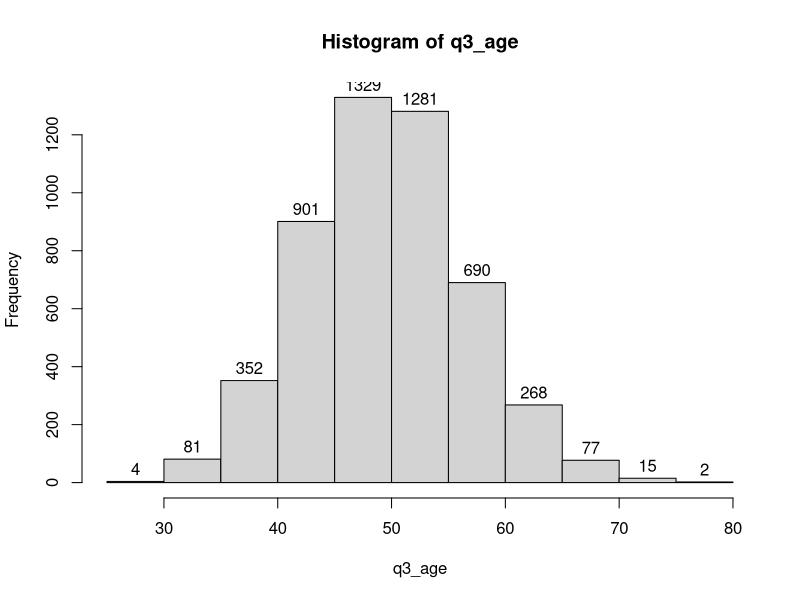

The R script that drew this image:
## ---- chunk 1
knitr::opts_chunk$set(echo = TRUE)
library(tidyverse)
## ---- chunk 2
q2_gender <- sample(x = c("Male","Female","Other"),
                 size = 5000,
                 prob = c(.48,.51,.01),
                 replace = TRUE)
## ---- chunk 3
q3_age <- rpois(n = 5000, lambda = 50)

hist(q3_age, labels = TRUE) # Plot histogram, show value labels
summary(q3_age)
## ---- chunk 4
sim_data <- tibble(ID = 1:5000,
                   Q2_GENDER = q2_gender,
                   Q3_AGE = q3_age)
## ---- chunk 5
snack_data <- tibble(ID = 1:5000,
                     Q2_GENDER = q2_gender,
                     Q3_AGE = q3_age,
                     PRELUN_1 = sample(x = c(0,1), 5000, replace = TRUE, prob = c(.45, .55)), # Jaffa
                     PRELUN_2 = sample(x = c(0,1), 5000, replace = TRUE, prob = c(.65, .35)), # Tea Biscuits
                     PRELUN_3 = sample(x = c(0,1), 5000, replace = TRUE), # Posh chocs
                     
                     POSLUN_1 = sample(x = c(0,1), 5000, replace = TRUE), # Jaffa
                     POSLUN_2 = sample(x = c(0,1), 5000, replace = TRUE), # Tea Biscuits
                     POSLUN_3 = sample(x = c(0,1), 5000, replace = TRUE, prob = c(.45, .55)), # Posh chocs
                     
                     LATAFT_1 = sample(x = c(0,1), 5000, replace = TRUE), # Jaffa
                     LATAFT_2 = sample(x = c(0,1), 5000, replace = TRUE, prob = c(.90, .10)), # Tea Biscuits
                     LATAFT_3 = sample(x = c(0,1), 5000, replace = TRUE)) # Posh chocs
## ---- chunk 6

for(i in 1:10){ # For i starting from the value 1, all the way to value 10
  two_to_power <- 2^i
  statement <- paste("2 to the power of", i, "is equal to", two_to_power)
  print(statement)
}

## ---- chunk 7
glee_team <- c("Belinda Blumenthal","Bella Ridley","Giselle Maarschalkerweerd de Klotz","Hazel")

for(glee_member in glee_team){
  n_char <- nchar(glee_member)
  to_print <- paste0(glee_member,"'s name has ",n_char," characters.")
  print(to_print)
  }

## ---- chunk 8
snack_data %>%
  group_by(Q2_GENDER) %>%
  summarise_at(vars(num_range("PRELUN_", 1:3)), ~sum(.)/length(.)) # can also use funs() form, depending on dplyr version

snack_data %>%
  group_by(Q2_GENDER) %>%
  summarise_at(vars(num_range("POSLUN_", 1:3)), ~sum(.)/length(.))

snack_data %>%
  group_by(Q2_GENDER) %>%
  summarise_at(vars(num_range("LATAFT_", 1:3)), ~sum(.)/length(.))
